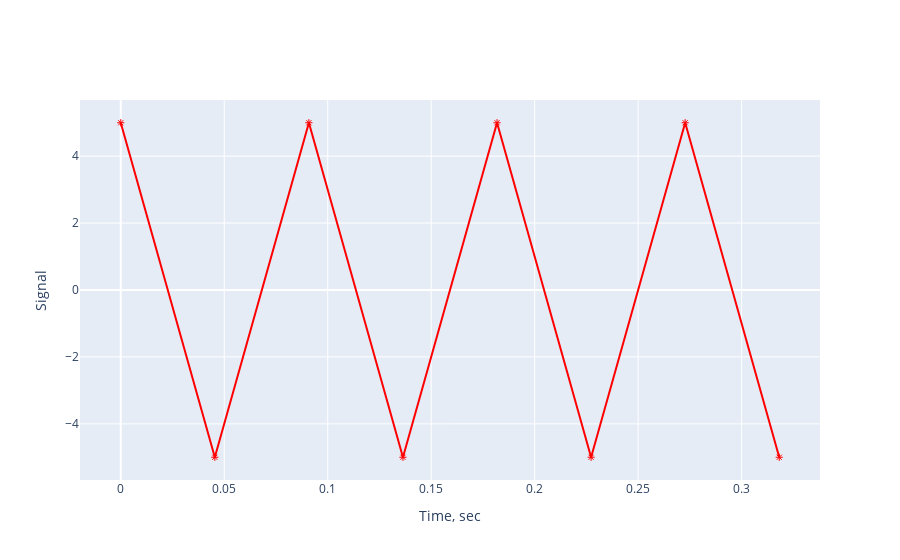

Here is the notebook cell this chart was saved with:
### Code cell
data = [
    go.Scatter(
        x = tn,
        y = y2n,
        mode = 'markers+lines',
        marker = dict(color='red', symbol=135)
    )
]
layout = go.Layout(
    xaxis=dict(title='Time, sec'),
    yaxis=dict(title='Signal')
    )
fig = go.Figure(data=data, layout=layout)
iplot(fig)

### Figure 1 — Plotly figure (JSON) as saved in the notebook; plotly's stock layout.template omitted (floating-point values rounded to 4 significant figures)
{"data": [{"marker": {"color": "red", "symbol": 135}, "x": [0, 0.04545, 0.09091, 0.1364, 0.1818, 0.2273, 0.2727, 0.3182], "type": "scatter", "mode": "markers+lines", "y": [4.998, -4.998, 4.998, -4.998, 4.998, -4.998, 4.998, -4.998]}], "layout": {"xaxis": {"title": {"text": "Time, sec"}}, "yaxis": {"title": {"text": "Signal"}}}}
